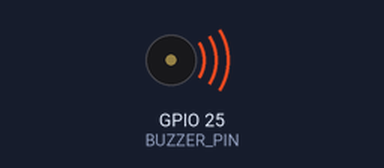
Bench run of a sketch on a simulated ESP32. Parts: buzzer (waves = sounding).

Above: at 6.1 s.
At 6.6 s:
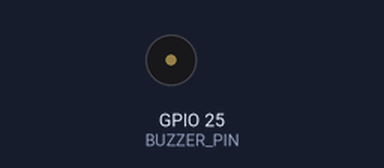
Timing chart, 0 to 8.1 s (numbered marks = the images above):
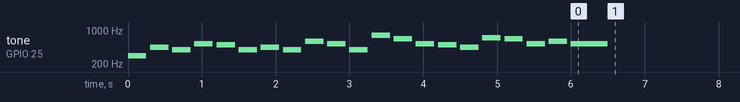

The sketch:

audio_p_buzzer_test.ino
```cpp
// Modification du code de test car la librarie ESP32TONE.h n'est plus prise en charge aujourd'hui.
#define BUZZER_PIN 25
#define BUZZER_CHANNEL 0
#define BUZZER_RESOLUTION 8
#define BUZZER_FREQUENCY 0

void setup() {
  ledcSetup(BUZZER_CHANNEL, BUZZER_FREQUENCY, BUZZER_RESOLUTION);
  ledcAttachPin(BUZZER_PIN, BUZZER_CHANNEL);

// Appel de la fonction pour jouer la Musique d'anniversaire
  playBirthdaySong();
}

void loop() {
}

// Fonction permettant de jouer un son sur une frequence
void playTone(int frequency, int duration) {
  if (frequency > 0) {
    ledcWriteTone(BUZZER_CHANNEL, frequency);
    delay(duration);
  }
  ledcWriteTone(BUZZER_CHANNEL, 0);
  delay(50);
}

//Fonction permettant de jouer la musique Happy Birthday (joyeux anniversaire en Fr)
void playBirthdaySong() {
  playTone(294, 250);
  playTone(440, 250);
  playTone(392, 250);
  playTone(523, 250);
  playTone(494, 250);
  playTone(392, 250);
  playTone(440, 250);
  playTone(392, 250);
  playTone(587, 250);
  playTone(523, 250);
  playTone(392, 250);
  playTone(784, 250);
  playTone(659, 250);
  playTone(523, 250);
  playTone(494, 250);
  playTone(440, 250);
  playTone(698, 250);
  playTone(659, 250);
  playTone(523, 250);
  playTone(587, 250);
  playTone(523, 500);
}
```
